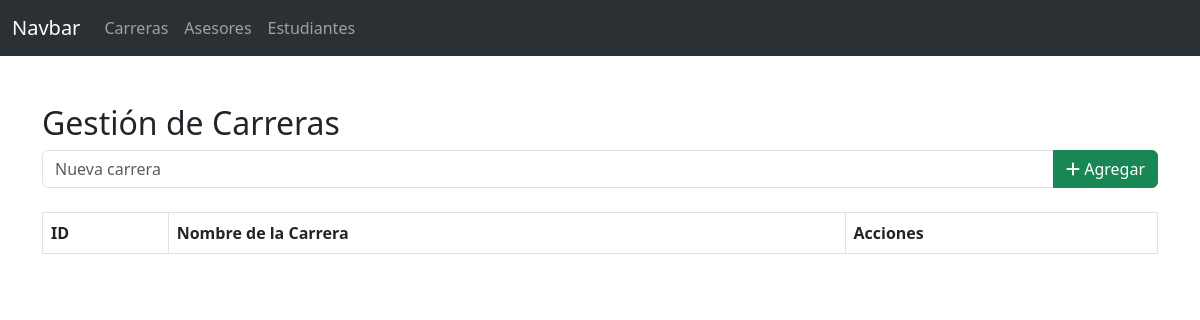
Page /carrers.php on the earlier database version.
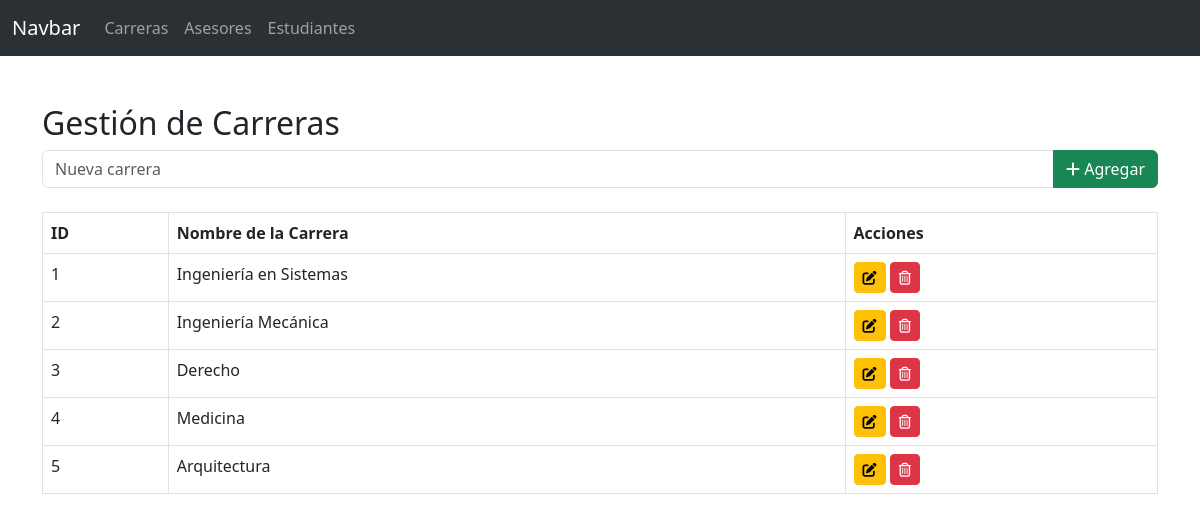
Same page on the later database version.
### tables this page shows
CREATE TABLE Carrera (
    id_carrera INT AUTO_INCREMENT PRIMARY KEY,
    nombre_carrera VARCHAR(100) NOT NULL,
    estado BOOLEAN NOT NULL DEFAULT TRUE
);

### controller/db/CarrerDB.php (called while the page is built, shortened)
<?php
class CarrerDB{
    public function getAll($conn){
        $carrers = [];
        $sql = "SELECT * FROM Carrera";
        $result = $conn->query($sql);
        while ($row = $result->fetch_assoc()) {
            $carrers[] = new Carrer($row['id_carrera'], $row['nombre_carrera']);
        }
        return $carrers;
    }
}
?>

### model/Carrer.php (called while the page is built, shortened)
<?php
class Carrer {
    private $id;
    private $name;
    public function __construct($id, $name) {
        $this->id = $id;
        $this->name = $name;
    }
    public function getId() {
        return $this->id;
    }
    public function getName() {
        return $this->name;
    }
}
?>

### carrers.php (the view, shortened to what this page needs)
<?php
include "model/Conexion.php";
include "model/Carrer.php";
include "controller/db/CarrerDB.php";
?>
<!DOCTYPE html>
<html lang="es">
<head>
    <link href="https://cdn.jsdelivr.net/npm/bootstrap@5.3.0/dist/css/bootstrap.min.css" rel="stylesheet">
    <link href="https://cdnjs.cloudflare.com/ajax/libs/font-awesome/6.0.0-beta3/css/all.min.css" rel="stylesheet">
</head>
<body>
    <?php include "./components/navbar.php" ?>
    <div class="container mt-5">
        <h2>Gestión de Carreras</h2>
        <form method="POST" class="mb-4">
            <div class="input-group">
                <input type="text" name="nombre_carrera" class="form-control" placeholder="Nueva carrera" required>
                <button type="submit" name="guardar_carrera" class="btn btn-success">
                    <i class="fa-solid fa-plus"></i> Agregar
                </button>
            </div>
        </form>
        <table class="table table-bordered">
            <thead>
                <tr>
                    <th>ID</th>
                    <th>Nombre de la Carrera</th>
                    <th>Acciones</th>
                </tr>
            </thead>
            <tbody>
                <?php
                $carrerDB = new CarrerDB();
                $carrers = $carrerDB->getAll($conexion);
                foreach ($carrers as $carrer): ?>
                    <tr>
                        <td><?= $carrer->getId() ?></td>
                        <td><?= $carrer->getName() ?></td>
                        <td>
                            <button class="btn btn-warning btn-sm editar-carrera" data-bs-toggle="modal"
                                data-bs-target="#editarModal" data-id="<?= $carrer->getId() ?>"
                                data-nombre="<?= $carrer->getName() ?>">
                                <i class="fa-solid fa-pen-to-square"></i>
                            </button>
                            <a href="carrers.php?eliminar=<?= $carrer->getId() ?>" class="btn btn-danger btn-sm">
                                <i class="fa-regular fa-trash-can"></i>
                            </a>
                        </td>
                    </tr>
                <?php endforeach; ?>
            </tbody>
        </table>
    </div>
</body>
</html>

Differences in the rows shown:
added carrera: id_carrera "1", nombre_carrera "Ingeniería en Sistemas"
added carrera: id_carrera "2", nombre_carrera "Ingeniería Mecánica"
added carrera: id_carrera "3", nombre_carrera "Derecho"
added carrera: id_carrera "4", nombre_carrera "Medicina"
added carrera: id_carrera "5", nombre_carrera "Arquitectura"
